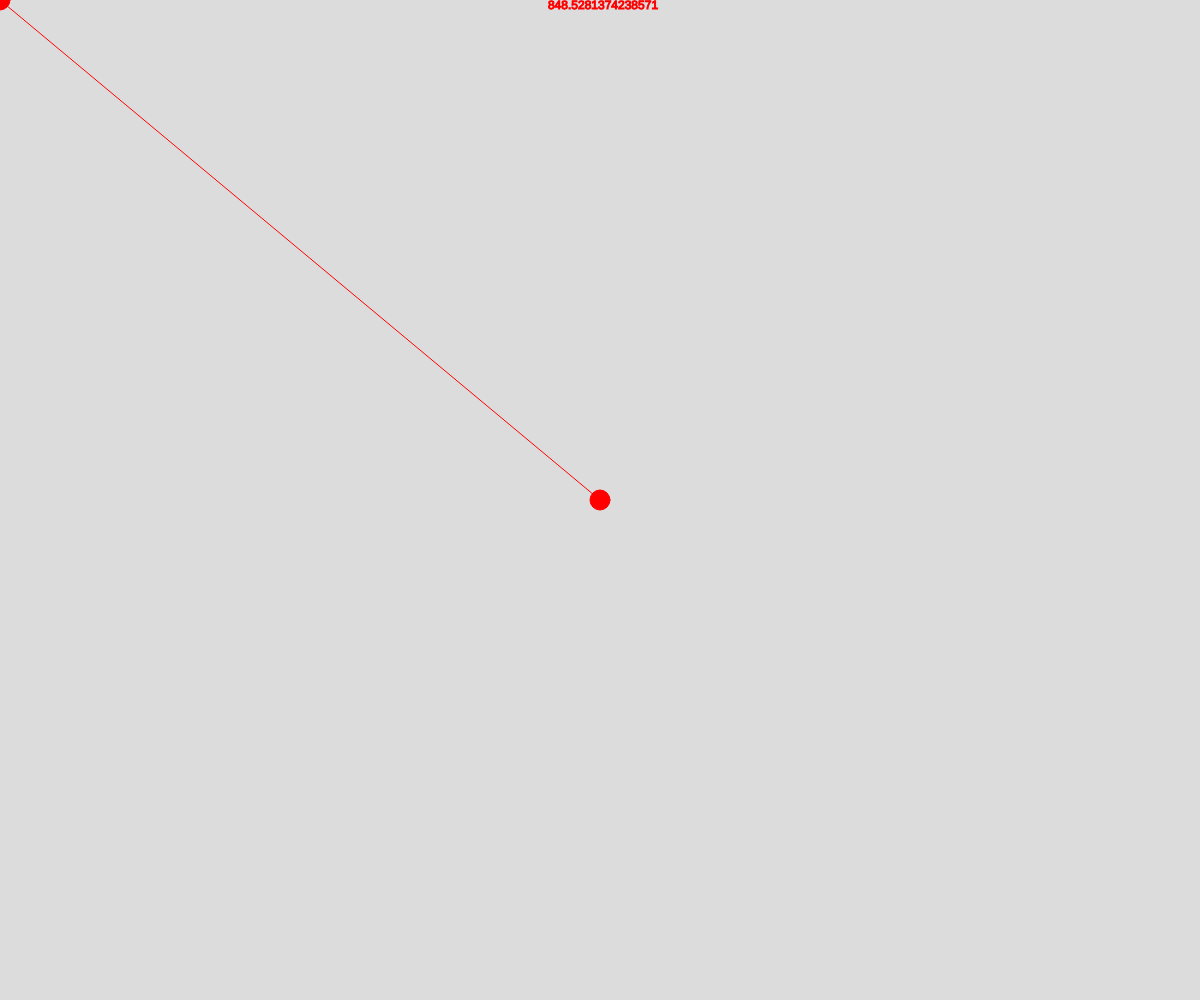
Frame 1 (no input)
Frame 60 (no input): identical to frame 1, image omitted
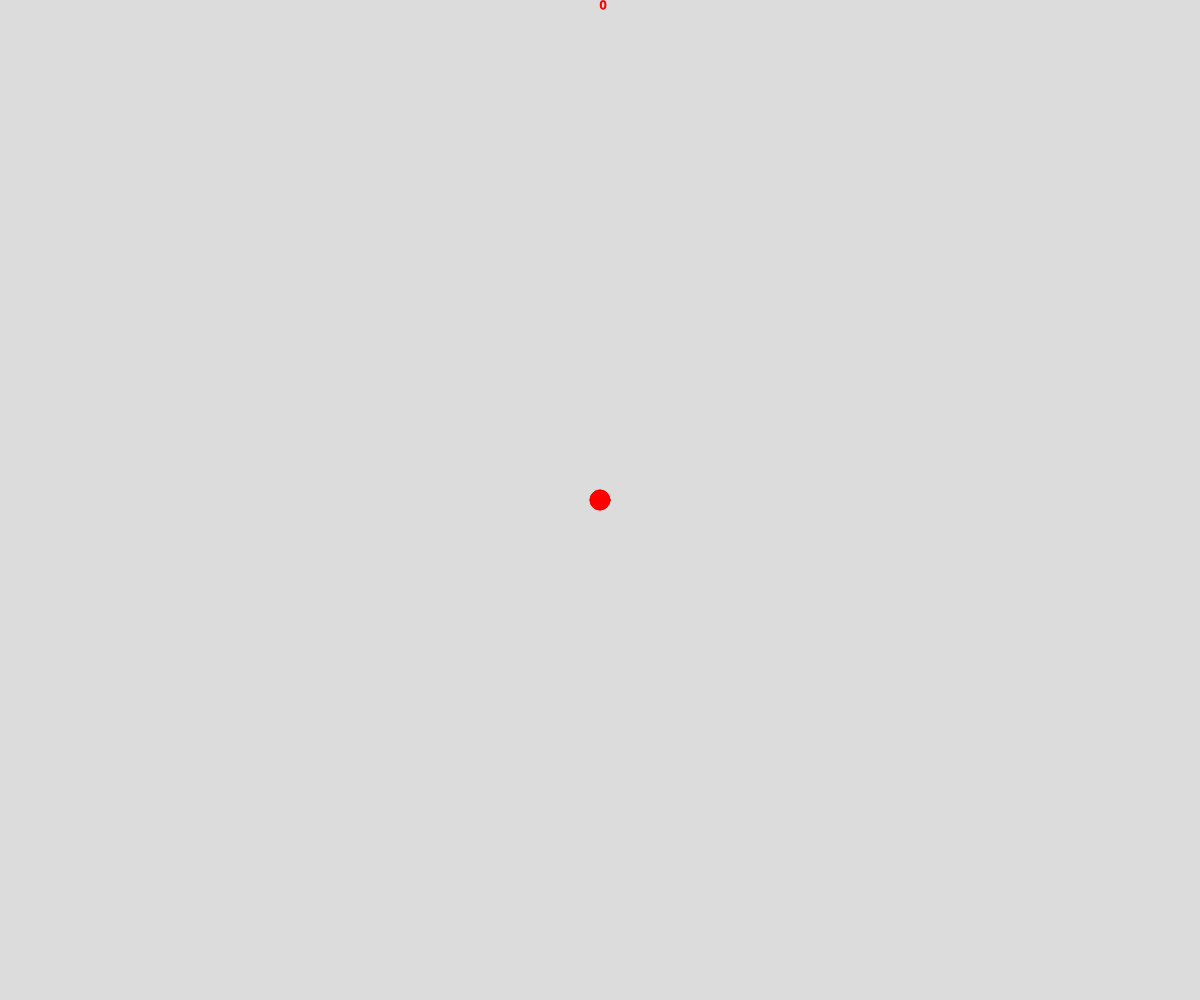
Frame 120 (the mouse pressed at the canvas centre since frame 60)

The p5.js sketch that drew these frames (run headless with seeded random() and noise() and a simulated clock; from frame 60 on, the mouse is pressed at the canvas centre):

// p5.js sketch
// ── sketch.js
// Project Title
// Your Name
// Date
//
// Extra for Experts:
// - describe what you did to take this project "above and beyond"

let nodeColors = ["red",];
let colorIndex =0;
function setup() {
  createCanvas(windowWidth, windowHeight);
  initColors();
  noCursor();
  textAlign(CENTER);
}

function draw() {
  background(220);
  renderNodes();
}
function renderNodes(){
  stroke(nodeColors[colorIndex]);
  fill(nodeColors[colorIndex]);
  circle(width / 2,height / 2, 20);
  circle(mouseX, mouseY, 20);
  line(width / 2, height / 2, mouseX, mouseY);
  let d =segmantDistance(mouseX, mouseY,width/2,height/2);
  text(d, width/2, height * 0,6);

}
function segmantDistance(x1, y1, x2, y2){
  let a = Math.abs(x1-x2);
  let b = Math.abs(y1-y2);
  let c = Math.sqrt(Math.pow(a,2) + Math.pow(a,2));
  return c;
}
function initColors(){
  nodeColors.push(color("red"));
  nodeColors.push(color(200,100,0));
  nodeColors.push(color("blue"));
}

function mouseWheel(event){
  print(event.delta);
  if(event.delta < 0){
    colorIndex += 1;
    if(colorIndex > nodeColors.lenght-1){
      colorIndex = 0;
    }
  }
}
